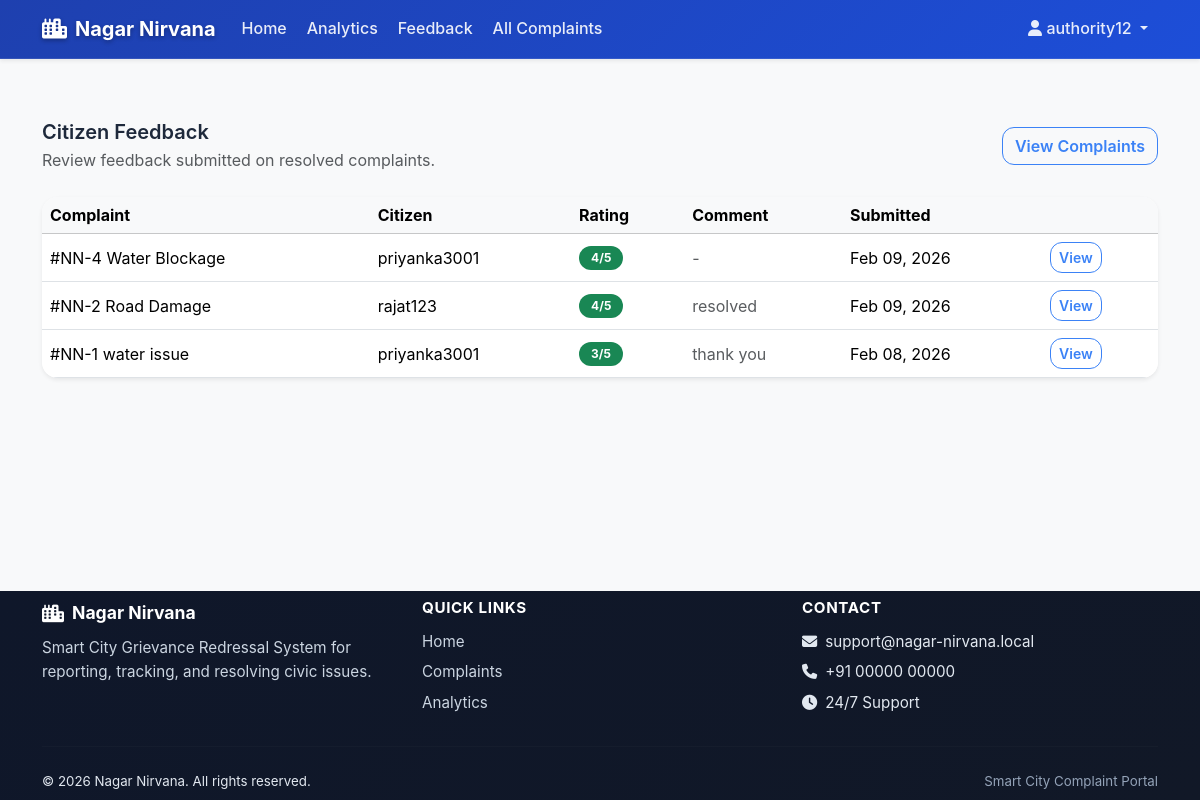
The app's page /complaints/feedback/all/ (signed in) with its own data.
### accounts/models.py (models this page shows)
class User(AbstractUser):
    is_citizen = models.BooleanField(default=True)
    is_authority = models.BooleanField(default=False)
    phone = models.CharField(max_length=15, blank=True)
    address = models.TextField(blank=True)

### complaints/models.py (models this page shows, shortened)
class Feedback(models.Model):
    RESOLUTION_CHOICES = [
        ('confirmed', 'Issue resolved'),
        ('pending', 'Issue still pending'),
    ]
    complaint = models.OneToOneField(Complaint, on_delete=models.CASCADE)
    resolution_status = models.CharField(max_length=20, choices=RESOLUTION_CHOICES)
    rating = models.IntegerField(choices=[(i, i) for i in range(1, 6)], null=True, blank=True)
    comment = models.TextField(blank=True)
    created_at = models.DateTimeField(default=timezone.now)

class Complaint(models.Model):
    STATUS_CHOICES = [
        ('Submitted', 'Submitted'),
        ('In Progress', 'In Progress'),
        ('Resolved', 'Resolved'),
        ('Closed', 'Closed'),
    ]
    PRIORITY_CHOICES = [
        ('low', 'Low'),
        ('medium', 'Medium'),
        ('high', 'High'),
        ('urgent', 'Urgent'),
    ]
    citizen = models.ForeignKey(
        User,
        on_delete=models.CASCADE,
        related_name='complaints'
    )
    tracking_id = models.CharField(max_length=25, unique=True, db_index=True, editable=False)
    category = models.ForeignKey(Category, on_delete=models.CASCADE)
    title = models.CharField(max_length=200)
    description = models.TextField()
    location = models.CharField(max_length=255, blank=True)
    latitude = models.FloatField(null=True, blank=True)
    longitude = models.FloatField(null=True, blank=True)
    image = models.ImageField(upload_to='complaints/', blank=True, null=True)
    video = models.FileField(upload_to='complaints/', blank=True, null=True)
    status = models.CharField(
        max_length=20,
        choices=STATUS_CHOICES,
        default='Submitted'
    )
    priority = models.CharField(
        max_length=20,
        choices=PRIORITY_CHOICES,
        default='medium'
    )
    assigned_to = models.ForeignKey(
        User,
        on_delete=models.SET_NULL,
        null=True,
        blank=True,
        related_name='assigned_complaints'
    )
    created_at = models.DateTimeField(default=timezone.now)
    updated_at = models.DateTimeField(auto_now=True)
    resolved_at = models.DateTimeField(null=True, blank=True)
    attachment = models.FileField(upload_to='complaints/', null=True, blank=True)

### complaints/views.py (the view)
# urls.py: path('feedback/all/', views.feedback_list, name='feedback_list'),
@login_required
def feedback_list(request):
    if not request.user.is_authority:
        return redirect('dashboard:citizen_dashboard')
    feedbacks = Feedback.objects.select_related('complaint', 'complaint__citizen').order_by('-created_at')
    return render(request, 'complaints/feedback_list.html', {'feedbacks': feedbacks})

### complaints/templates/complaints/feedback_list.html (shortened to what this page needs)
{% extends 'base.html' %}
{% block content %}
<div class="container py-4">
    <div class="d-flex flex-column flex-lg-row justify-content-between align-items-start align-items-lg-center gap-2 mb-4">
        <div>
            <h2 class="h5 fw-semibold mb-1">Citizen Feedback</h2>
            <p class="text-muted mb-0">Review feedback submitted on resolved complaints.</p>
        </div>
        <a class="btn btn-outline-primary" href="{% url 'complaints:complaint_list' %}">
            View Complaints
        </a>
    </div>
    <div class="card shadow-sm border-0">
        <div class="table-responsive">
            <table class="table align-middle mb-0">
                <thead class="table-light">
                    <tr>
                        <th>Complaint</th>
                        <th>Citizen</th>
                        <th>Rating</th>
                        <th>Comment</th>
                        <th>Submitted</th>
                        <th></th>
                    </tr>
                </thead>
                <tbody>
                    {% for feedback in feedbacks %}
                    <tr>
                        <td>#NN-{{ feedback.complaint.id }} {{ feedback.complaint.title }}</td>
                        <td>{{ feedback.complaint.citizen.username }}</td>
                        <td>
                            <span class="badge bg-success">{{ feedback.rating }}/5</span>
                        </td>
                        <td class="text-muted">{{ feedback.comment|default:"-" }}</td>
                        <td>{{ feedback.created_at|date:"M d, Y" }}</td>
                        <td>
                            <a class="btn btn-sm btn-outline-primary" href="{% url 'complaints:complaint_detail' feedback.complaint.id %}">
                                View
                            </a>
                        </td>
                    </tr>
                    {% empty %}
                    <tr>
                        <td colspan="6" class="text-center text-muted py-4">No feedback received yet.</td>
                    </tr>
                    {% endfor %}
                </tbody>
            </table>
        </div>
    </div>
</div>
{% endblock %}

### templates/base.html (shortened to what this page needs)
﻿{% load static %}
<!DOCTYPE html>
<html lang="en" data-theme="light">
<head>
    <link href="https://cdn.jsdelivr.net/npm/bootstrap@5.3.2/dist/css/bootstrap.min.css" rel="stylesheet">
    <link href="https://cdnjs.cloudflare.com/ajax/libs/font-awesome/6.5.1/css/all.min.css" rel="stylesheet">
    <link rel="stylesheet" href="{% static 'css/style.css' %}?v={% now 'U' %}">
</head>
<body class="bg-light d-flex flex-column min-vh-100">
<nav class="navbar navbar-expand-lg navbar-light bg-white shadow-sm fixed-top">
    <div class="container">
        <a class="navbar-brand fw-bold text-primary" href="{% url 'accounts:home' %}">
            <i class="fas fa-city me-2"></i>Nagar Nirvana
        </a>
        <div class="collapse navbar-collapse" id="navMain">
            <ul class="navbar-nav me-auto">
                <li class="nav-item">
                    <a class="nav-link {% if request.resolver_match.url_name == 'home' %}active{% endif %}"
                       href="{% url 'accounts:home' %}">Home</a>
                </li>
                {% if user.is_authenticated and user.is_authority %}
                <li class="nav-item">
                    <a class="nav-link" href="{% url 'dashboard:analytics' %}">
                        Analytics
                    </a>
                </li>
                <li class="nav-item">
                    <a class="nav-link" href="{% url 'complaints:feedback_list' %}">
                        Feedback
                    </a>
                </li>
                <li class="nav-item">
                    <a class="nav-link" href="{% url 'complaints:complaint_list' %}">
                        All Complaints
                    </a>
                </li>
                {% endif %}
            </ul>
            <ul class="navbar-nav ms-auto">
                {% if user.is_authenticated %}
                    <li class="nav-item dropdown">
                        <a class="nav-link dropdown-toggle" href="#" role="button" data-bs-toggle="dropdown" aria-expanded="false">
                            <i class="fas fa-user"></i> {{ user.username }}
                        </a>
                    </li>
                {% else %}
                    <li class="nav-item"><a class="nav-link" href="{% url 'accounts:login' %}">Login</a></li>
                    <li class="nav-item">
                        <a class="btn btn-primary ms-2" href="{% url 'accounts:register' %}">Register</a>
                    </li>
                {% endif %}
            </ul>
        </div>
    </div>
</nav>
{% block content %}{% endblock %}
<footer class="site-footer mt-auto">
    <div class="container py-2">
        <div class="row g-4">
            <div class="col-md-4">
                <div class="footer-brand d-flex align-items-center mb-2">
                    <i class="fas fa-city me-2"></i>
                    <span class="fw-bold">Nagar Nirvana</span>
                </div>
                <p class="footer-text mb-0">
                    Smart City Grievance Redressal System for reporting, tracking, and resolving civic issues.
                </p>
            </div>
            <div class="col-md-4">
                <h6 class="footer-title">Quick Links</h6>
                <ul class="footer-links list-unstyled mb-0">
                    <li><a href="{% url 'accounts:home' %}">Home</a></li>
                    {% if user.is_authenticated and user.is_authority %}
                        <li><a href="{% url 'complaints:complaint_list' %}">Complaints</a></li>
                        <li><a href="{% url 'dashboard:analytics' %}">Analytics</a></li>
                    {% endif %}
                </ul>
            </div>
            <div class="col-md-4">
                <h6 class="footer-title">Contact</h6>
                <ul class="footer-links list-unstyled mb-0">
                    <li><i class="fas fa-envelope me-2"></i>support@nagar-nirvana.local</li>
                    <li><i class="fas fa-phone me-2"></i>+91 00000 00000</li>
                    <li><i class="fas fa-clock me-2"></i>24/7 Support</li>
                </ul>
            </div>
        </div>
        <hr class="footer-divider my-4">
        <div class="d-flex flex-column flex-md-row justify-content-between align-items-center gap-2">
            <small>© {% now "Y" %} Nagar Nirvana. All rights reserved.</small>
            <small class="footer-muted">Smart City Complaint Portal</small>
        </div>
    </div>
</footer>
</body>
</html>

### static/css/style.css (style rules this page uses)
:root { --primary-blue: #1e40af; --primary-teal: #0f766e; --secondary-green: #059669; --accent-gold: #fbbf24; --accent-orange: #ea580c; --accent-purple: #7c3aed; --light-bg: #f8fafc; --dark-bg: #1e293b; --navy-bg: #1e3a8a; --text-primary: #1e293b; --text-secondary: #64748b; --text-light: #94a3b8; --border-light: #e2e8f0; --shadow-light: rgba(0, 0, 0, 0.1); --shadow-medium: rgba(0, 0, 0, 0.15); }
html, body { margin: 0; padding: 0; }
body { font-family: 'Segoe UI', Tahoma, Geneva, Verdana, sans-serif; background-color: #f8f9fa; color: #1e293b; line-height: 1.6; padding-top: 70px; }
.navbar { background: linear-gradient(135deg, #1e40af 0%, #1d4ed8 100%) !important; box-shadow: 0 4px 6px -1px rgba(0, 0, 0, 0.1); backdrop-filter: blur(10px); border-bottom: 1px solid rgba(255, 255, 255, 0.1); margin-top: 0 !important; padding: 0.5rem; top: 0; z-index: 1030; }
.navbar .container { padding-top: 0; padding-bottom: 0; }
.navbar-brand { font-weight: 700 !important; font-size: 1.25rem !important; color: #ffffff !important; transition: all 0.3s ease; text-shadow: 0 2px 4px rgba(0, 0, 0, 0.3); }
.nav-link { font-weight: 500; color: rgba(255, 255, 255, 0.9) !important; transition: all 0.3s ease; border-radius: 8px; margin: 0 2px; position: relative; }
.card { border: none; border-radius: 16px; box-shadow: 0 8px 25px rgba(0, 0, 0, 0.1); animation: fadeInUp 0.6s ease-out; background-color: #ffffff; transition: all 0.3s ease; overflow: hidden; border-top: 4px solid #0d6efd; }
.btn-outline-primary { border-color: var(--primary-blue); color: var(--primary-blue); border-radius: 12px; font-weight: 600; transition: all 0.3s ease; }
footer { margin-top: auto; background-color: #1e293b; color: #cbd5e1; }
.badge { font-size: 0.75rem; padding: 0.375rem 0.75rem; border-radius: 20px; }
:root { --primary-blue: #3b82f6; --primary-teal: #06b6d4; --accent-green: #10b981; --accent-purple: #8b5cf6; --text-dark: #111827; --text-muted: #6b7280; --bg-white: #ffffff; --bg-light: #f9fafb; --border-light: #e5e7eb; --shadow-sm: 0 1px 2px 0 rgba(0, 0, 0, 0.05); --shadow-md: 0 4px 6px -1px rgba(0, 0, 0, 0.1), 0 2px 4px -1px rgba(0, 0, 0, 0.06); --shadow-lg: 0 10px 15px -3px rgba(0, 0, 0, 0.1), 0 4px 6px -2px rgba(0, 0, 0, 0.05); --border-radius: 20px; }
body { background-color: #f8f9fa; font-family: 'Inter', sans-serif; }
.site-footer { background: linear-gradient(135deg, #0f172a 0%, #111827 100%); color: #e2e8f0; font-size: 0.95rem; }
.site-footer .footer-brand { font-size: 1.1rem; color: #ffffff; }
.site-footer .footer-text { color: #cbd5e1; }
.site-footer .footer-title { color: #ffffff; font-weight: 700; margin-bottom: 0.75rem; font-size: 0.95rem; text-transform: uppercase; letter-spacing: 0.04em; }
.site-footer .footer-links li { margin-bottom: 0.4rem; }
.site-footer .footer-links a { color: #cbd5e1; text-decoration: none; }
.site-footer .footer-divider { border-color: rgba(255, 255, 255, 0.08); }
.site-footer .footer-muted { color: #94a3b8; }

### records on screen
User: username "authority12"
Feedback: complaint.id "4", complaint "Water Blockage", complaint.citizen.username "priyanka3001", rating "4", comment "-", created_at "Feb 09, 2026"
Feedback: complaint.id "2", complaint "Road Damage", complaint.citizen.username "rajat123", rating "4", comment "resolved", created_at "Feb 09, 2026"
Feedback: complaint.id "1", complaint "water issue", complaint.citizen.username "priyanka3001", rating "3", comment "thank you", created_at "Feb 08, 2026"
